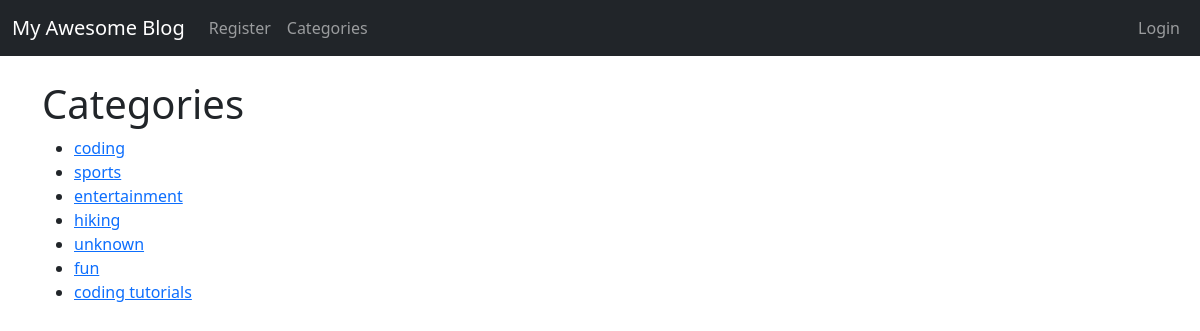
The page /category-list/ on the database its author committed.
### theblog/models.py (models this page shows, shortened)
class Category(models.Model):
    class Meta:
        verbose_name_plural = "Categories"
    name = models.CharField(max_length=255)
    def __str__(self):
        return self.name

### theblog/views.py (the view)
# urls.py: path("category-list/", CategoryListView, name="category-list"),
def CategoryListView(request):
    cat_menu_list = Category.objects.all()
    return render(request, "category_list.html", {
        "cat_menu_list": cat_menu_list,
    })

### theblog/templates/category_list.html (shortened to what this page needs)
{% extends "layout.html" %}
{% block body %}
<h1>Categories</h1>
<ul>
    {% for item in cat_menu_list %}
    <li><a href="{% url 'category' item|slugify %}">{{ item }}</a></li>
    {% endfor %}
</ul>
{% endblock %}

### rows shown on the page
Category: name "coding"
Category: name "sports"
Category: name "entertainment"
Category: name "hiking"
Category: name "unknown"
Category: name "fun"
Category: name "coding tutorials"
